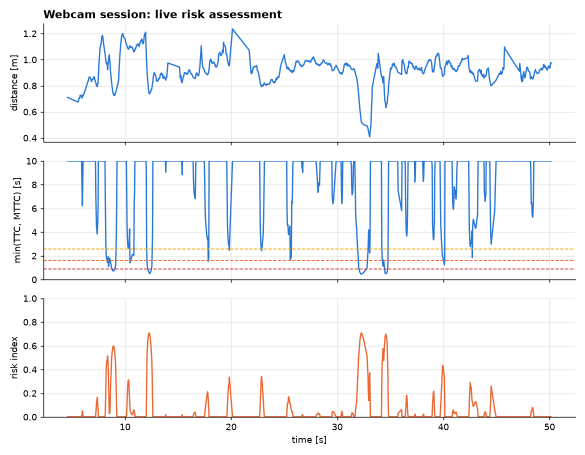
#> input picture reports/webcam_session_20261121_151846.png, 1170 x 910 px, given in place of the camera (shown at 1/2 size)
$ python webcam_demo.py
#> lines starting #> are read from the running program, lines starting #| are printed output that depends on the picture; after the words box and inside, x2 and y2 are one past the last pixel; in counts of white or black regions, pixels touching at a corner belong together
### src/config.py
"""Central configuration for the Risk-Aware Collision Avoidance project.

All paths, dataset windows, physical constants and model hyper-parameters live
here so that every experiment in the report is reproducible from one place.
"""
from pathlib import Path

# --------------------------------------------------------------------------
# Paths
# --------------------------------------------------------------------------
ROOT = Path(__file__).resolve().parents[1]
DATA_RAW = ROOT / "data" / "raw"
DATA_PROCESSED = ROOT / "data" / "processed"
FIGURES = ROOT / "reports" / "figures"
REPORTS = ROOT / "reports"
MODELS = ROOT / "models"

for _p in (DATA_RAW, DATA_PROCESSED, FIGURES, MODELS):
    _p.mkdir(parents=True, exist_ok=True)

# --------------------------------------------------------------------------
# Dataset: FHWA NGSIM Vehicle Trajectories (U.S. DOT open data portal)
# https://data.transportation.gov/Automobiles/Next-Generation-Simulation-NGSIM-Vehicle-Trajector/8ect-6jqj
# --------------------------------------------------------------------------
NGSIM_API = "https://data.transportation.gov/resource/8ect-6jqj.csv"
PAGE_SIZE = 50_000

# Each study site is sampled at 10 Hz. We take a 14-minute window per site (one NGSIM recording period),
# skipping the first 60 s of recording (vehicles still entering the section).
SITES = {
    # Training / validation site: Hollywood Freeway, Los Angeles (June 15 2005)
    "us-101": {"t_start_ms": 1118846979700 + 60_000, "duration_ms": 840_000},
    # Out-of-distribution test site: Interstate 80, Emeryville CA (April 13 2005)
    "i-80": {"t_start_ms": 1113433135300 + 60_000, "duration_ms": 840_000},
}

# --------------------------------------------------------------------------
# Physics / unit conversion
# --------------------------------------------------------------------------
FT_TO_M = 0.3048
DT = 0.1                    # NGSIM sampling period [s]
SMOOTH_WINDOW = 11          # Savitzky-Golay window (1.1 s) for position smoothing
SMOOTH_POLY = 3
EDGE_TRIM = 5               # frames trimmed at each end of a trajectory segment

# --------------------------------------------------------------------------
# Surrogate-safety thresholds (literature defaults)
# --------------------------------------------------------------------------
TTC_CRITICAL = 3.0          # s   - Time-to-Collision (Hayward 1972; Vogel 2003)
THW_CRITICAL = 1.0          # s   - Time headway
DRAC_CRITICAL = 3.35        # m/s^2 - Deceleration Rate to Avoid Crash (Archer, 2005)
MADR = 8.0                  # m/s^2 - Max Available Deceleration Rate (dry asphalt)
TTC_CAP = 20.0              # s   - TTC values above this are "no conflict"

# Risk prediction horizon: predict whether a critical conflict occurs within
# the next HORIZON seconds, using only information available *now*.
HORIZON_S = 3.0
HISTORY_S = 1.0             # history length used for temporal features

RANDOM_STATE = 42

# --------------------------------------------------------------------------
# Collision avoidance controller parameters
# --------------------------------------------------------------------------
IDM = dict(v0=30.0, T=1.5, a_max=1.5, b_comf=2.0, s0=2.0, delta=4)
AEB = dict(ttc_warn=2.6, ttc_partial=1.6, ttc_full=0.9,
           a_partial=-4.0, a_full=-8.0)
VEHICLE_A_MIN = -8.0        # physical braking limit [m/s^2]
ACC_A_MIN = -3.5            # ACC comfort-braking authority (ISO 15622)
RISK_A_MIN = -5.0           # max pre-emptive braking of the risk-aware layer
VEHICLE_A_MAX = 2.5
REACTION_DELAY_S = 0.2      # actuator / perception latency

### src/estimation.py
"""State estimation shared by the webcam demo and the RC car.

RangeEstimator turns a noisy stream of distance measurements (camera size or a
range sensor) into distance, range rate and range acceleration; Debounce is the
confirmation / hold logic used before raising or lowering a warning level.
"""
from __future__ import annotations

import collections

import numpy as np


class RangeEstimator:
    """Range, range-rate and range-acceleration from noisy monocular distance.

    A quadratic is fitted to the raw distances of the last `window_s` seconds.
    Monocular range noise grows with distance (one pixel of width is about 3.5 %
    of the range at 2 m), so the speed deadband grows with distance too, and the
    acceleration is trusted only after a real approach has lasted 0.3 s.
    """

    def __init__(self, window_s=1.0):
        self.window = window_s
        self.reset()

    def reset(self):
        self.buf = collections.deque()
        self.v_s, self.a_s, self.approach_since = 0.0, 0.0, None

    # [23 lines left out: function update, not called in this run]


class Debounce:
    """Confirmation logic: raise a level only after `up` frames, lower it after `down` frames."""

    def __init__(self, up=3, down=10):
        self.up, self.down = up, down
        self.reset()

    def reset(self):
        self.state, self.pending, self.count = 0, 0, 0

    # [11 lines left out: function update, not called in this run]

### webcam_demo.py
"""Live webcam collision-warning demo.

The laptop camera plays the role of the vehicle's forward sensor. An object in
front of it (a face, or any coloured object such as a toy car) is detected in
every frame; its distance and approach speed are estimated from its apparent
size, and the project's own risk pipeline runs live:

    distance  ->  TTC, MTTC, DRAC, Composite Risk Index (src/risk_metrics.py)
              ->  staged AEB decision on min(TTC, MTTC)  (thresholds from src/config.py)

    python webcam_demo.py                     # face mode (walk towards the camera)
    python webcam_demo.py --color             # colour mode: click the object to track
    python webcam_demo.py --width 0.10        # real width of your object in metres
    python webcam_demo.py --video clip.mp4    # run on a recorded video instead

Keys:  click = track the clicked object's colour   M = face/colour mode
       K = calibrate (hold the object at --calib-dist, default 0.50 m)
       R = reset    S = screenshot    Q / Esc = quit (saves a session log + plot)

At walking speeds the warning levels use the same time thresholds as the car:
TTC below 3 s is critical, and the AEB stages fire at 2.6 / 1.6 / 0.9 s.
"""
from __future__ import annotations

import argparse
import collections
import os
import time
import warnings

warnings.filterwarnings("ignore")

import cv2  # noqa: E402
import numpy as np  # noqa: E402

from src import config as C  # noqa: E402
from src import risk_metrics as R  # noqa: E402
from src.estimation import Debounce, RangeEstimator  # noqa: E402

LEVEL_NAMES = ["SAFE", "CAUTION", "DANGER", "CRITICAL"]
# BGR colours
LEVEL_BGR = [(122, 175, 27), (0, 161, 237), (52, 104, 235), (47, 49, 200)]
INK, PANEL, MUTED = (61, 33, 20), (242, 246, 247), (120, 113, 107)
FACE_WIDTH_M = 0.16          # typical adult face width, used in face mode
PANEL_W = 420


# ---------------------------------------------------------------------------
# Detection
# ---------------------------------------------------------------------------
def load_face_detector():
    if not hasattr(cv2, "CascadeClassifier"):      # OpenCV 5 dropped the bundled Haar cascades
        return None
    names = ["haarcascade_frontalface_default.xml"]
    dirs = []
    if hasattr(cv2, "data") and hasattr(cv2.data, "haarcascades"):
        dirs.append(cv2.data.haarcascades)
    dirs.append(os.path.join(os.path.dirname(cv2.__file__), "data"))
    for d in dirs:
        for n in names:
            p = os.path.join(d, n)
            if os.path.exists(p):
                c = cv2.CascadeClassifier(p)
                if not c.empty():
                    return c
    return None


def detect_face(gray, cascade, prev):
    faces = cascade.detectMultiScale(gray, scaleFactor=1.1, minNeighbors=6, minSize=(40, 40))
    if len(faces) == 0:
        return None
    if prev is not None:   # keep following the same face: closest to the previous box
        px, py = prev[0] + prev[2] / 2, prev[1] + prev[3] / 2
        return min(faces, key=lambda f: (f[0] + f[2] / 2 - px) ** 2 + (f[1] + f[3] / 2 - py) ** 2)
    return max(faces, key=lambda f: f[2] * f[3])


# [33 lines left out: functions detect_color, assess, not called in this run]


AEB_STAGES = [("NO ACTION", ""), ("COLLISION WARNING", "driver alert"),
              ("PARTIAL BRAKE", f"{C.AEB['a_partial']:.0f} m/s2"),
              ("EMERGENCY BRAKE", f"{C.AEB['a_full']:.0f} m/s2")]


# ---------------------------------------------------------------------------
# Drawing
# ---------------------------------------------------------------------------
def put(img, text, org, scale=0.6, color=INK, thick=1):
    cv2.putText(img, text, org, cv2.FONT_HERSHEY_SIMPLEX, scale, color, thick, cv2.LINE_AA)


def fmt_t(x):
    return "inf" if x >= C.TTC_CAP - 1e-6 else f"{x:4.1f} s"


def draw_panel(h, st, hist, mode, calibrated):
    p = np.full((h, PANEL_W, 3), PANEL, np.uint8)
    put(p, "RISK-AWARE COLLISION WARNING", (16, 30), 0.58, INK, 2)
    put(p, f"sensor: webcam  |  mode: {mode}" + ("  |  calibrated" if calibrated else ""), (16, 52), 0.42, MUTED)
    if st is None:
        put(p, "No object detected", (16, 100), 0.7, MUTED, 2)
        put(p, "face mode: look at the camera", (16, 130), 0.5, MUTED)
        put(p, "colour mode: click on the object", (16, 152), 0.5, MUTED)
        return p
    lvl = st["level"]
    rows = [("Distance", f"{st['gap']:.2f} m"), ("Closing speed", f"{st['closing']:+.2f} m/s"),
            ("TTC", fmt_t(st["ttc"])), ("Modified TTC", fmt_t(st["mttc"])),
            ("DRAC", f"{st['drac']:.2f} m/s2"), ("Risk index (CRI)", f"{st['cri']:.2f}")]
    y = 88
    for k, v in rows:
        put(p, k, (16, y), 0.55, MUTED); put(p, v, (230, y), 0.62, INK, 2); y += 30
    # CRI bar
    y += 2
    cv2.rectangle(p, (16, y), (PANEL_W - 16, y + 16), (220, 222, 226), -1)
    cv2.rectangle(p, (16, y), (16 + int((PANEL_W - 32) * min(st["cri"], 1)), y + 16), LEVEL_BGR[lvl], -1)
    for f in (0.25, 0.5, 0.75):
        x = 16 + int((PANEL_W - 32) * f)
        cv2.line(p, (x, y - 2), (x, y + 18), INK, 1)
    y += 46
    # level + AEB banner
    cv2.rectangle(p, (16, y - 26), (PANEL_W - 16, y + 12), LEVEL_BGR[lvl], -1)
    put(p, f"RISK: {LEVEL_NAMES[lvl]}", (28, y), 0.8, (255, 255, 255), 2)
    y += 50
    name, detail = st["aeb"]
    col = LEVEL_BGR[3] if "BRAKE" in name else LEVEL_BGR[1] if "WARNING" in name else LEVEL_BGR[0]
    cv2.rectangle(p, (16, y - 26), (PANEL_W - 16, y + 30), col, -1)
    put(p, name, (28, y), 0.8, (255, 255, 255), 2)
    put(p, "AEB: " + (detail or "monitoring"), (28, y + 22), 0.5, (255, 255, 255), 1)
    # live TTC chart (last 10 s)
    y0, y1 = y + 60, h - 30
    if y1 - y0 > 60:
        put(p, "min(TTC, MTTC), last 10 s", (16, y0 - 8), 0.45, MUTED)
        cv2.rectangle(p, (16, y0), (PANEL_W - 16, y1), (255, 255, 255), -1)
        top = 8.0
        for thr, c in ((C.AEB["ttc_warn"], LEVEL_BGR[1]), (C.AEB["ttc_partial"], LEVEL_BGR[2]),
                       (C.AEB["ttc_full"], LEVEL_BGR[3])):
            yy = int(y1 - (y1 - y0) * thr / top)
            cv2.line(p, (16, yy), (PANEL_W - 16, yy), c, 1)
            put(p, f"{thr:.1f}s", (PANEL_W - 60, yy - 3), 0.38, c)
        if len(hist) > 1:
            tn = hist[-1][0]
            pts = [(int(PANEL_W - 16 - (tn - t) / 10 * (PANEL_W - 32)),
                    int(y1 - (y1 - y0) * min(v, top) / top)) for t, v in hist if tn - t <= 10]
            if len(pts) > 1:
                cv2.polylines(p, [np.array(pts, np.int32)], False, (214, 120, 42), 2, cv2.LINE_AA)
    return p


# ---------------------------------------------------------------------------
def main():
    ap = argparse.ArgumentParser(description=__doc__, formatter_class=argparse.RawDescriptionHelpFormatter)
    ap.add_argument("--camera", type=int, default=0)
    ap.add_argument("--video", default=None, help="run on a video file instead of the camera")
    ap.add_argument("--color", action="store_true", help="start in colour-tracking mode")
    ap.add_argument("--hsv", default=None, help="colour to track as H,S,V (OpenCV ranges)")
    ap.add_argument("--width", type=float, default=0.10, help="real width of the coloured object [m]")
    ap.add_argument("--fov", type=float, default=60.0, help="camera horizontal field of view [deg]")
    ap.add_argument("--calib-dist", type=float, default=0.50, help="distance used by the K key [m]")
    ap.add_argument("--out", default=None, help="also write the annotated video to this file")
    ap.add_argument("--headless", action="store_true", help="no window (for testing with --video)")
    args = ap.parse_args()

    if args.video:
        cap = cv2.VideoCapture(args.video)
    else:
        cap = cv2.VideoCapture(args.camera, cv2.CAP_DSHOW) if os.name == "nt" else cv2.VideoCapture(args.camera)
        cap.set(cv2.CAP_PROP_FRAME_WIDTH, 960); cap.set(cv2.CAP_PROP_FRAME_HEIGHT, 540)
    ok, frame = cap.read()
#> frame is the input picture: shape (910, 1170, 3); mean B, G, R 247.2, 245.3, 244.7
    if not ok:
        raise SystemExit("Could not read from the camera/video. Try --camera 1, or close other apps using the camera.")
    H, W = frame.shape[:2]
    fps_file = cap.get(cv2.CAP_PROP_FPS) if args.video else 0

    cascade = load_face_detector()
    mode = "colour" if (args.color or args.hsv or cascade is None) else "face"
    target = tuple(int(x) for x in args.hsv.split(",")) if args.hsv else None
    focal = (W / 2) / np.tan(np.radians(args.fov) / 2)     # pixels
    calibrated = False
    est = RangeEstimator()
    deb_level, deb_aeb = Debounce(), Debounce()
    hist = collections.deque(maxlen=600)
    log = []
    prev_box = None
    click = {"pt": None}
    writer = None
    win = "Risk-Aware Collision Warning  (Q to quit)"

    if not args.headless:
        cv2.namedWindow(win, cv2.WINDOW_NORMAL)
        cv2.resizeWindow(win, W + PANEL_W, max(H, 620))
        cv2.setMouseCallback(win, lambda ev, x, y, *_: click.update(pt=(x, y)) if ev == cv2.EVENT_LBUTTONDOWN else None)

    print("Webcam collision-warning demo running.  Q = quit, M = mode, K = calibrate, click = track colour")
    t_start, n = time.time(), 0
    last_level, last_aeb = None, None
    while ok:
        t = (n / fps_file) if fps_file else (time.time() - t_start)
        n += 1
        hsv = cv2.cvtColor(frame, cv2.COLOR_BGR2HSV)
#> hsv: shape (910, 1170, 3); mean H, S, V 5.8, 8.8, 249.7

        if click["pt"] is not None and click["pt"][0] < W:
            x, y = click["pt"]
            patch = hsv[max(y - 4, 0):y + 5, max(x - 4, 0):x + 5].reshape(-1, 3)
            target = tuple(int(v) for v in np.median(patch, axis=0))
            mode = "colour"; est.reset(); prev_box = None
            print(f"  tracking colour HSV={target}")
        click["pt"] = None

        box = None
        if mode == "face" and cascade is not None:
            box = detect_face(cv2.cvtColor(frame, cv2.COLOR_BGR2GRAY), cascade, prev_box)
#> in detect_face, `faces = cascade.detectMultiScale(gray, scaleFactor=1.1, minNeighbors=6..`: faces = ()
#> in detect_face, `faces = cascade.detectMultiScale(gray, scaleFactor=1.1, minNeighbors=6..`:
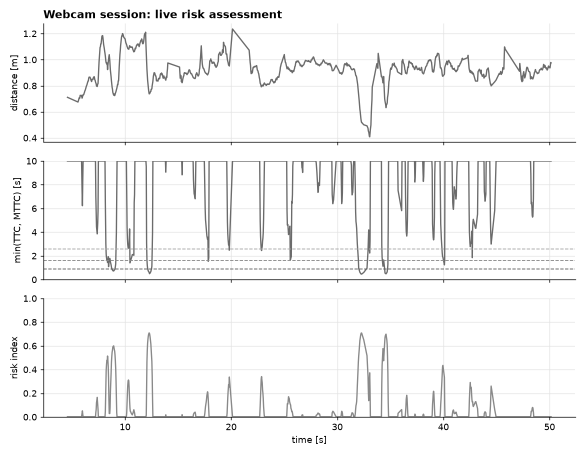
#> gray: shape (910, 1170) (shown at 1/2 size); min 0, max 255, mean 245.3
            real_w = FACE_WIDTH_M
        elif target is not None:
            box = detect_color(hsv, target, 10)
            real_w = args.width
        st = None
        if box is not None:
            x, y, w, h = (int(v) for v in box)
            prev_box = (x, y, w, h)
            d_raw = focal * real_w / max(w, 1)
            d, vel, acc = est.update(t, d_raw)
            closing, approach_acc = -vel, -acc
            st = assess(d, closing, approach_acc)
            st["level"] = deb_level.update(st["level"])
            st["aeb"] = AEB_STAGES[deb_aeb.update(st["stage"])]
            st.update(gap=d, closing=closing)
            hist.append((t, min(st["t_min"], 99)))
            log.append((round(t, 3), round(d, 4), round(closing, 4), st["ttc"], st["mttc"], st["drac"], st["cri"],
                        LEVEL_NAMES[st["level"]], st["aeb"][0]))
            col = LEVEL_BGR[st["level"]]
            cv2.rectangle(frame, (x, y), (x + w, y + h), col, 3)
            put(frame, f"{d:.2f} m  TTC {fmt_t(st['ttc'])}", (x, max(y - 10, 20)), 0.7, col, 2)
            if "BRAKE" in st["aeb"][0]:
                cv2.rectangle(frame, (0, 0), (W - 1, H - 1), LEVEL_BGR[3], 14)
                put(frame, "BRAKE!", (W // 2 - 90, 70), 2.0, LEVEL_BGR[3], 5)
            if st["level"] != last_level or st["aeb"][0] != last_aeb:
                print(f"  t={t:6.2f}s  d={d:5.2f} m  closing={closing:+5.2f} m/s  TTC={fmt_t(st['ttc'])}  "
                      f"risk={LEVEL_NAMES[st['level']]:8s}  -> {st['aeb'][0]}")
                last_level, last_aeb = st["level"], st["aeb"][0]
        else:
            if len(est.buf) and t - est.buf[-1][0] > 0.5:     # object lost for 0.5 s: start afresh
                est.reset(); deb_level.reset(); deb_aeb.reset()
            if mode == "colour" and target is None:
                put(frame, "Click on the object you want to track", (20, 40), 0.8, (255, 255, 255), 2)

        panel = draw_panel(max(H, 620), st, hist, mode, calibrated)
#> in put, `cv2.putText(img, text, org, cv2.FONT_HERSHEY_SIMPLEX, scale, color, th..`:
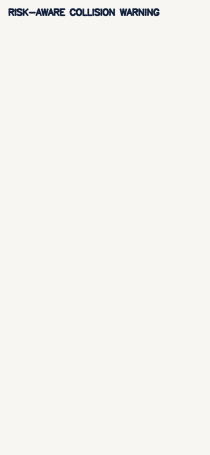
#> img: shape (910, 420, 3) (shown at 1/2 size); mean of channels 0, 1, 2 240.7, 244.4, 245.3; drawn as B, G, R
#> in put (call 5), `cv2.putText(img, text, org, cv2.FONT_HERSHEY_SIMPLEX, scale, color, th..`:
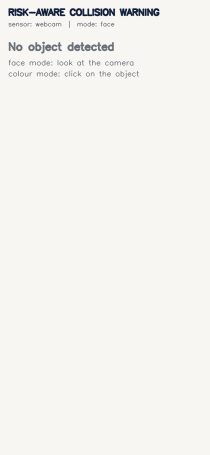
#> img: shape (910, 420, 3) (shown at 1/2 size); mean of channels 0, 1, 2 239.5, 243.2, 244; drawn as B, G, R
        canvas = np.full((max(H, 620), W + PANEL_W, 3), PANEL, np.uint8)
        canvas[:H, :W] = frame
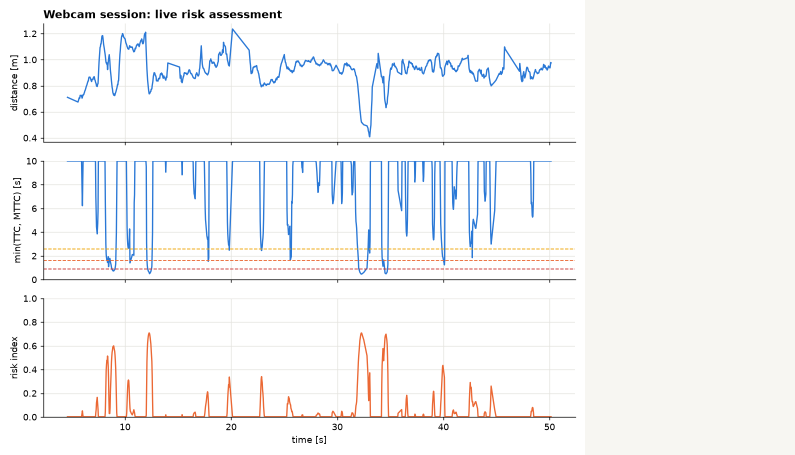
#> canvas: shape (910, 1590, 3) (shown at 1/2 size); mean B, G, R 245.8, 245.5, 245.3
        canvas[:, W:] = panel
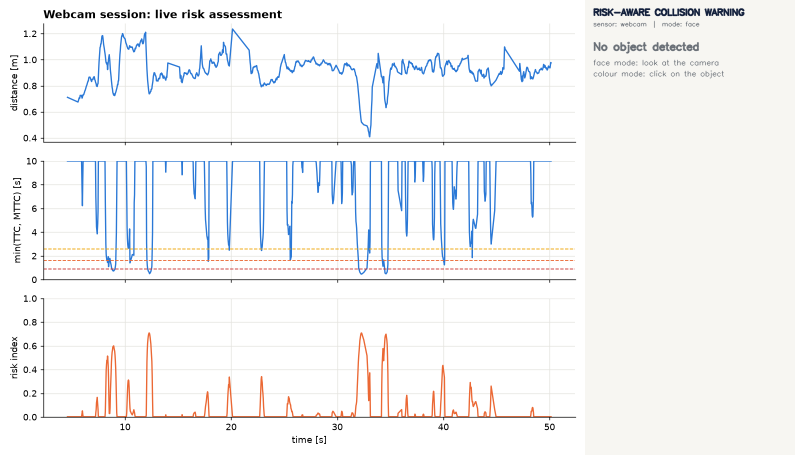
#> canvas: shape (910, 1590, 3) (shown at 1/2 size); 0.74% of pixels changed, all inside (x1, y1, x2, y2) = (1186, 16, 1490, 158)
        if args.out:
            if writer is None:
                writer = cv2.VideoWriter(args.out, cv2.VideoWriter_fourcc(*"mp4v"), fps_file or 20,
                                         (canvas.shape[1], canvas.shape[0]))
            writer.write(canvas)

        if not args.headless:
            cv2.imshow(win, canvas)
            k = cv2.waitKey(1) & 0xFF
#> (key q is pressed here)
            if k in (ord("q"), 27):
                break
            if k == ord("m") and cascade is not None:
                mode = "face" if mode == "colour" else "colour"; est.reset(); prev_box = None
            if k == ord("r"):
                est.reset(); hist.clear(); prev_box = None
            if k == ord("k") and box is not None:
                focal = box[2] * args.calib_dist / real_w; calibrated = True; est.reset()
                print(f"  calibrated: object at {args.calib_dist} m -> focal length {focal:.0f} px")
            if k == ord("s"):
                fn = str(C.REPORTS / f"webcam_screenshot_{int(time.time())}.png")
                cv2.imwrite(fn, canvas); print(f"  screenshot saved: {fn}")
            if cv2.getWindowProperty(win, cv2.WND_PROP_VISIBLE) < 1:
                break
        ok, frame = cap.read()

    cap.release()
    if writer is not None:
        writer.release()
    cv2.destroyAllWindows()
    save_session(log)


def save_session(log):
    if len(log) < 5:
        return
    import csv
    stamp = time.strftime("%Y%m%d_%H%M%S")
    csv_path = C.REPORTS / f"webcam_session_{stamp}.csv"
    with open(csv_path, "w", newline="") as f:
        w = csv.writer(f)
        w.writerow(["t_s", "distance_m", "closing_mps", "ttc_s", "mttc_s", "drac_mps2", "cri", "risk_level", "aeb"])
        w.writerows(log)
    import matplotlib
    matplotlib.use("Agg")
    import matplotlib.pyplot as plt
    t = np.array([r[0] for r in log]); d = np.array([r[1] for r in log])
    tm = np.minimum(np.array([r[3] for r in log]), np.array([r[4] for r in log]))
    cri = np.array([r[6] for r in log])
    fig, ax = plt.subplots(3, 1, figsize=(9, 7), sharex=True)
    ax[0].plot(t, d, color="#2a78d6"); ax[0].set_ylabel("distance [m]")
    ax[1].plot(t, np.minimum(tm, 10), color="#2a78d6")
    for thr, c in ((C.AEB["ttc_warn"], "#eda100"), (C.AEB["ttc_partial"], "#eb6834"), (C.AEB["ttc_full"], "#c8312f")):
        ax[1].axhline(thr, color=c, ls="--", lw=1)
    ax[1].set_ylabel("min(TTC, MTTC) [s]"); ax[1].set_ylim(0, 10)
    ax[2].plot(t, cri, color="#eb6834"); ax[2].set_ylabel("risk index"); ax[2].set_ylim(0, 1); ax[2].set_xlabel("time [s]")
    for a in ax:
        a.grid(color="#e4e3de"); a.spines[["top", "right"]].set_visible(False)
    ax[0].set_title("Webcam session: live risk assessment", loc="left", weight="bold")
    fig.tight_layout()
    png = csv_path.with_suffix(".png")
    fig.savefig(png, dpi=130)
    print(f"Session log saved: {csv_path}\nSession plot saved: {png}")


if __name__ == "__main__":
    main()
